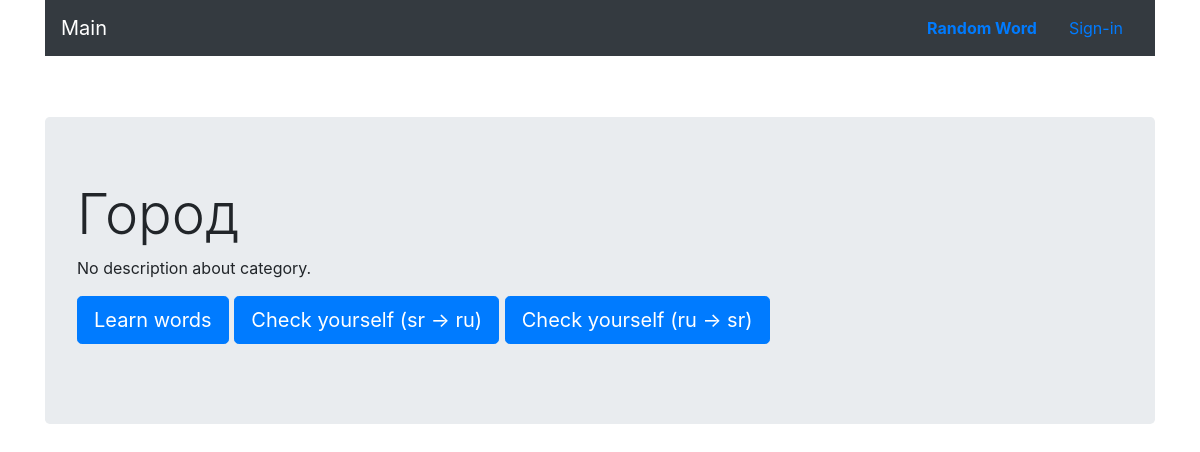
The page /category/1 on the database as committed earlier.
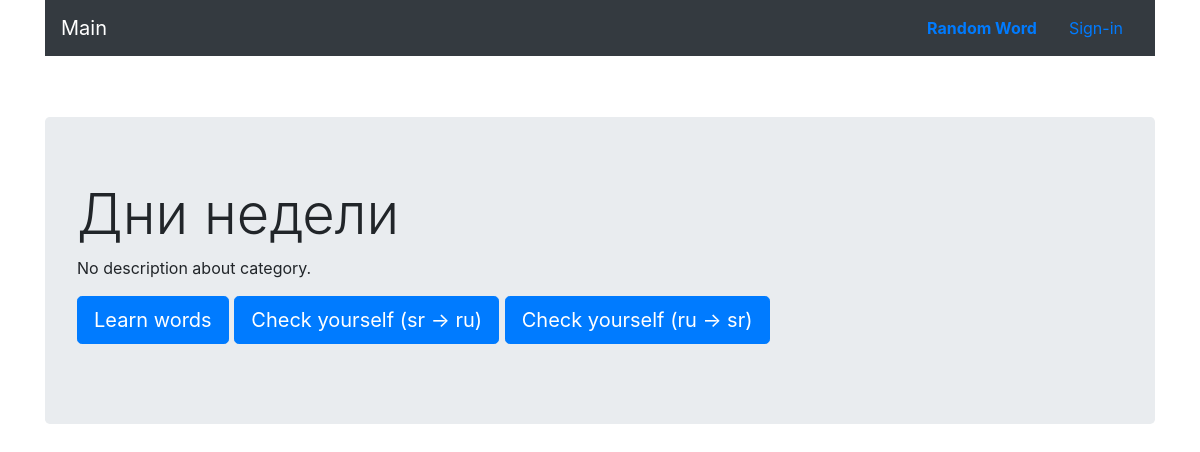
The same page on the database as committed later.
### main_app/card/models.py (models this page shows, shortened)
class BaseModel(db.Model):
    __abstract__ = True
    __table_args__ = {'sqlite_autoincrement': True}     # remove if postgres
    id = db.Column(db.Integer, primary_key=True)

class Category(BaseModel):
    __tablename__ = 'category'
    name = db.Column(db.String(128), unique=True, nullable=False)
    image = db.Column(db.String(1024), nullable=True)
    background = db.Column(db.String(1024), nullable=True)

### main_app/card/views.py (the view)
@card.route('/category/<int:category_id>')
def category(category_id):
    category = db.session.query(Category).get(category_id)
    return render_template('main/card/category.html', category=category)

### main_app/templates/main/card/category.html
{% extends 'main/layout.html' %}
{% block content %}
<div class="container card-main">
	<div class="row">
		<div class="col-md-12">
			<div class="jumbotron">
			  <h1 class="display-4">{{ category.name }}</h1>
			  {% if category.description %}
			  {{ category.description }}
			  {% else %}
			  	<p>No description about category.</p>
			  {% endif %}
			  <p class="lead">
			    <a class="btn btn-primary btn-lg" href="{{ url_for('card.category_words', category_id=category.id, page=1) }}" role="button">Learn words</a>
			    <a class="btn btn-primary btn-lg" href="{{ url_for('card.category_words', category_id=category.id, page=1, exam=1) }}" role="button">Check yourself (sr -> ru)</a>
			    <a class="btn btn-primary btn-lg" href="{{ url_for('card.category_words', category_id=category.id, page=1, exam=2) }}" role="button">Check yourself (ru -> sr)</a>
			  </p>
		</div>
		</div>
	</div>
</div>
{% endblock %}

### main_app/templates/main/layout.html (shortened to what this page needs)
<!doctype html>
<html lang="en">
  <head>
    <link rel="stylesheet" href="https://maxcdn.bootstrapcdn.com/bootstrap/4.0.0/css/bootstrap.min.css">
  </head>
  <body>
    <div class="container">
      <nav class="navbar navbar-dark bg-dark">
        <a class="navbar-brand" href="{{ url_for('card.index') }}">Main</a>
        <ul class="nav justify-content-end">
          <li class="nav-item">
            <a class="nav-link" href="{{ url_for('card.random_word') }}"><b>Random Word</b></a>
          </li>
          {% if current_user.is_authenticated %}
          <li class="nav-item">
            <span class="nav-link disabled">{{ current_user.name }} ({{ current_user.email }})</span>
          </li>
          <li class="nav-item">
            <a class="nav-link" href="{{ url_for('auth.logout') }}">Logout</a>
          </li>
          {% else %}
          <li class="nav-item">
            <a class="nav-link" href="{{ url_for('auth.login') }}">Sign-in</a>
          </li>
          {% endif %}
        </ul>
      </nav>
    </div>
    <div class="container">
      <div class="row">
        <div class="col-md-12 text-center">
        </div>
      </div>
    </div>
  {% block content %}{% endblock %}
  </body>
</html>

### main_app/templates/main/layout.html (style rules this page uses)
.row, .card-main { margin-top: 30px; }

Rows that differ between the two databases and show on the page:
changed Category: name "Город" → "Дни недели"
